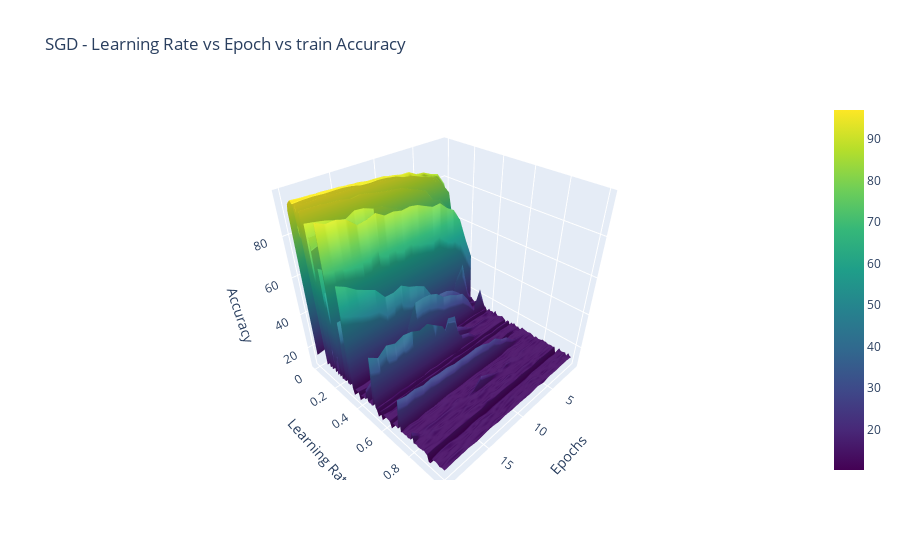

The notebook cell saved with this chart:
### Code cell
optimizer = "SGD"
metric = "Epoch"

# Create 3D surface plot
trace = go.Surface(x=np.arange(1, num_epochs + 1), y=learning_rates, z=train_accuracy_data, colorscale='Viridis')
layout = go.Layout(
    scene=dict(
        xaxis=dict(title='Epochs'),
        yaxis=dict(title='Learning Rate'),
        zaxis=dict(title='Accuracy'),
    ),
    title=f'{optimizer.upper()} - Learning Rate vs {metric.capitalize()} vs train Accuracy'
)
fig = go.Figure(data=[trace], layout=layout)
fig.show()

### Figure 1 — Plotly figure (JSON) as saved in the notebook; plotly's stock layout.template omitted (floating-point values rounded to 4 significant figures; data arrays with more than 128 entries replaced by an {"elided": "..."} marker saying what was removed)
{"data": [{"colorscale": [[0, "#440154"], [0.1111, "#482878"], [0.2222, "#3e4989"], [0.3333, "#31688e"], [0.4444, "#26828e"], [0.5556, "#1f9e89"], [0.6667, "#35b779"], [0.7778, "#6ece58"], [0.8889, "#b5de2b"], [1, "#fde725"]], "type": "surface", "x": [1, 2, 3, 4, 5, 6, 7, 8, 9, 10, 11, 12, 13, 14, 15, 16, 17, 18, 19, 20], "y": [0, 0.01, 0.02, 0.03, 0.04, 0.05, 0.06, 0.07, 0.08, 0.09, 0.1, 0.11, 0.12, 0.13, 0.14, 0.15, 0.16, 0.17, 0.18, 0.19, 0.2, 0.21, 0.22, 0.23, 0.24, 0.25, 0.26, 0.27, 0.28, 0.29, 0.3, 0.31, 0.32, 0.33, 0.34, 0.35, 0.36, 0.37, 0.38, 0.39, 0.4, 0.41, 0.42, 0.43, 0.44, 0.45, 0.46, 0.47, 0.48, 0.49, 0.5, 0.51, 0.52, 0.53, 0.54, 0.55, 0.56, 0.57, 0.58, 0.59, 0.6, 0.61, 0.62, 0.63, 0.64, 0.65, 0.66, 0.67, 0.68, 0.69, 0.7, 0.71, 0.72, 0.73, 0.74, 0.75, 0.76, 0.77, 0.78, 0.79, 0.8, 0.81, 0.82, 0.83, 0.84, 0.85, 0.86, 0.87, 0.88, 0.89, 0.9, 0.91, 0.92, 0.93, 0.94, 0.95, 0.96, 0.97, 0.98, 0.99, 1], "z": {"elided": "101x20 float values"}}], "layout": {"scene": {"xaxis": {"title": {"text": "Epochs"}}, "yaxis": {"title": {"text": "Learning Rate"}}, "zaxis": {"title": {"text": "Accuracy"}}}, "title": {"text": "SGD - Learning Rate vs Epoch vs train Accuracy"}}}
